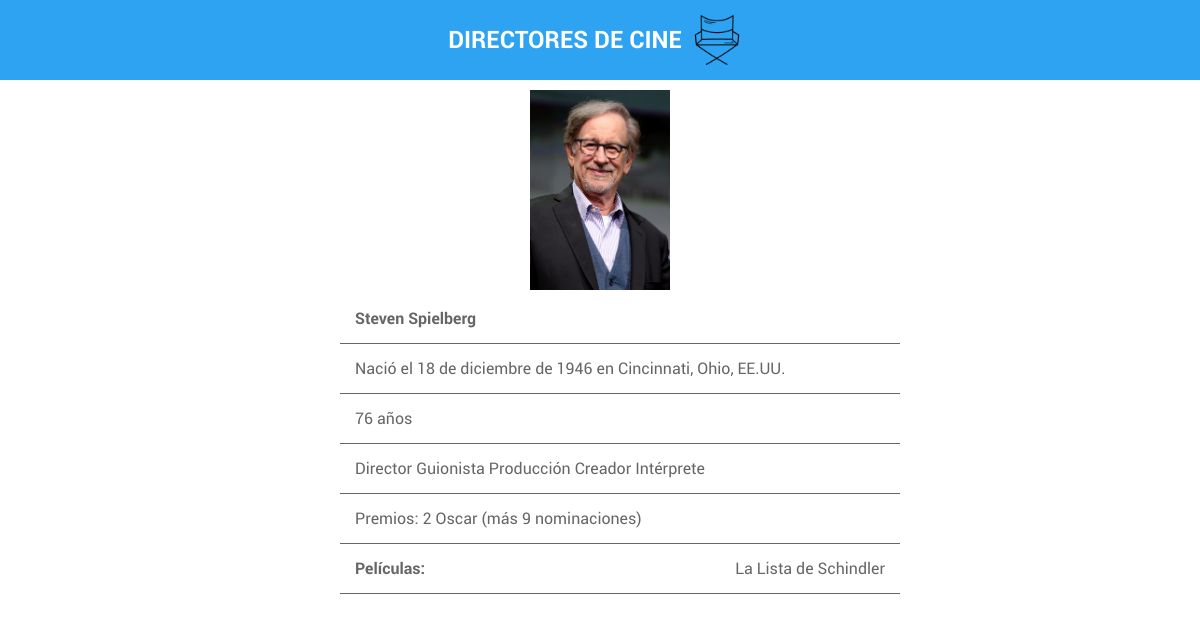
The page /director_detail/4/ on the database its author committed.
### film_director/models.py (models this page shows, shortened)
class Director(models.Model):
    name = models.CharField(max_length=50, blank=False, null=False)
    last_name = models.CharField(max_length=50, blank=False, null=False)
    birth_date = models.DateField(blank=False, null=False)
    birth_location = models.CharField(max_length=100, blank=False, null=False)
    age = models.CharField(default='Edad', max_length=4)
    facets = models.CharField(default='Director', max_length=100)
    awards = models.CharField(default='Sin premios', max_length=100)
    image = models.ImageField(default='images_movies_project/no_image.png',
                              upload_to='media/img_directors')

class Film(models.Model):
    title = models.CharField(max_length=100, blank=False, null=False)
    creation_year = models.CharField(max_length=4, blank=False, null=False)
    duration = models.CharField(default='0h', max_length=10, blank=False,
                                null=False)
    director = models.ForeignKey(Director, on_delete=models.CASCADE)
    main_actors = models.CharField(max_length=100, blank=False, null=False)
    storyline = models.TextField(blank=False, null=False)
    cover = models.ImageField(default='images_movies_project/no_image.png',
                              upload_to='media/img_films')

### film_director/views.py (the view)
# urls.py: path('director_detail/<int:id>/', views.director_detail, name='director_detail'),
def director_detail(request, id):
    director = Director.objects.get(id=id)
    films = Film.objects.filter(director_id=director)
    context = {
        'director': director,
        'films': films
    }
    return render(request, 'film_director/director_detail.html', context)

### templates/film_director/director_detail.html (shortened to what this page needs)
{% extends 'layout/base.html' %}
{% block 'content' %}
<div>
    <img src="/{{ director.image }}" alt="{{ director.name }} {{ director.last_name }}">
</div>
<div>
    <ul class="list">
        <li><h4>{{ director.name }} {{ director.last_name }}</h4></li>
        <li>Nació el {{ director.birth_date }} en {{ director.birth_location }}.</li>
        <li>{{ director.age }} años</li>
        <li>{{ director.facets }}</li>
        <li>Premios: {{ director.awards }}</li>
        <li><h4 style="align-self: start;">Películas: </h4>
            {% for film in films %}
            <p >
                <a href="{% url 'film_detail' id=film.id %}">{{ film.title }}
                </a>
            </p>
            {% endfor %}
        </li>
    </ul>
</div>
{% endblock %}

### static/css/style.css (style rules this page uses)
:root { --color-primary: #2ea3f2; --color-text: #666; --font-main: 'Roboto-bold'; --font-text: 'Roboto-regular'; color: var(--color-text); }
* { margin: 0; box-sizing: border-box; font-family: var(--font-text); }
h1, h2, h3, h4, h5, h6 { font-family: var(--font-main); }
ul { list-style-type: none; }
li { list-style-type: none; }
li a { text-decoration: none; color: var(--color-text); }
a { text-decoration: none; color: var(--color-text); }
.list { display: flex; border: 0px; list-style-type: none; flex-direction: column; width: 50vw; }
.list li { padding: 15px; width: 100%; border-bottom: 1px solid var(--color-text); display: flex; justify-content: space-between; align-items: center; }
img { margin-top: 10px; width: 140px; height: 200px; }

### rows shown on the page
Director: image (picture), name "Steven", last_name "Spielberg", birth_date "18 de diciembre de 1946", birth_location "Cincinnati, Ohio, EE.UU", age "76", facets "Director Guionista Producción Creador Intérprete", awards "2 Oscar (más 9 nominaciones)"
Film: title "La Lista de Schindler"
